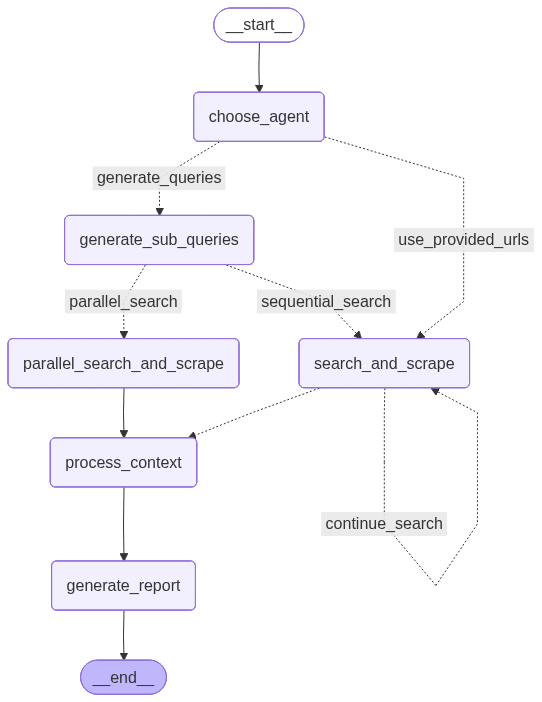

Write the Python code that produced this figure.
import sys
import os

sys.path.insert(0, os.path.abspath(os.path.join(os.path.dirname(__file__), '..')))

from src.master.langgraph_agent import LangGraphResearcher


print("Creating LangGraph workflow visualization...")
researcher = LangGraphResearcher(query="test", report_type="research_report")
workflow = researcher.workflow

try:
    # Generate the graph as PNG
    graph_image = workflow.get_graph().draw_mermaid_png()
    
    # Save to file
    output_path = os.path.join(os.path.dirname(__file__), 'workflow_graph.png')
    with open(output_path, 'wb') as f:
        f.write(graph_image)
    
    print(f"✓ Workflow graph saved to: {output_path}")
    print("\nOpening image...")
    
    # Open the image with default viewer
    if os.name == 'nt':  # Windows
        os.startfile(output_path)
    elif os.name == 'posix':  # macOS/Linux
        os.system(f'open "{output_path}" || xdg-open "{output_path}"')
    
    print("✓ Image opened in default viewer")
    
except Exception as e:
    print(f"✗ Error generating graph: {e}")
    print("\nNote: This requires the 'pygraphviz' or 'graphviz' package.")
    print("Install with: pip install pygraphviz")
    print("Or: pip install graphviz")
